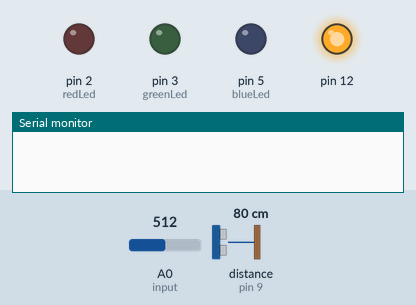
Bench run of a sketch on a simulated Arduino Uno, built with avr-gcc and run on an emulated ATmega328P. On the bench: output pins drawn as LEDs (lit = HIGH), the last lines printed to the serial monitor. Wiring (inferred from the names in the program): ultrasonic range finder: trigger pin 10; echo pin 9. Dashed ring = blinking. The test bench sets the inputs (shaded band); at power-on: distance to the obstacle (sensor on pin 9) 80 cm, A0 (input) = 512. The echo pulse lasts 58.3 µs per cm; pins used as bus, display or sensor lines are not drawn.

Above: at 1.2 s.
1.3 s: distance to the obstacle (sensor on pin 9) set to 7 cm
2.8 s: distance to the obstacle (sensor on pin 9) set to 4 cm
At 3.45 s:
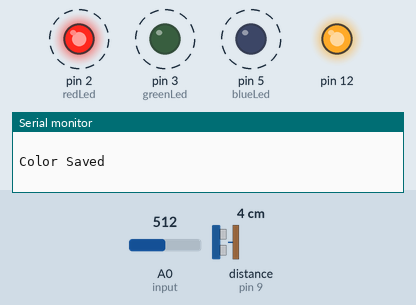
5.8 s: distance to the obstacle (sensor on pin 9) set to 9 cm
At 5.8 s:
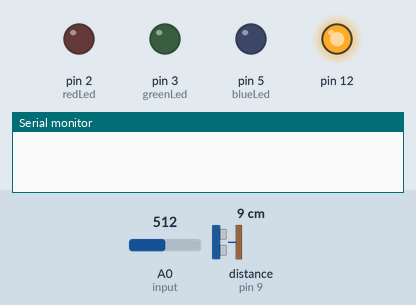
7.3 s: distance to the obstacle (sensor on pin 9) set to 2 cm
At 7.55 s:
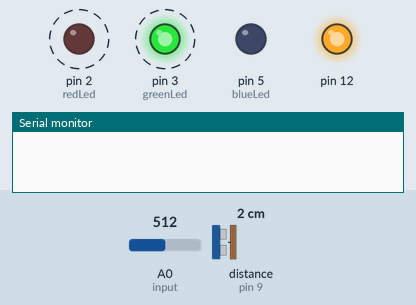
10.3 s: A0 (input) set to 575
13.3 s: A0 (input) set to 605
At 14.96 s:
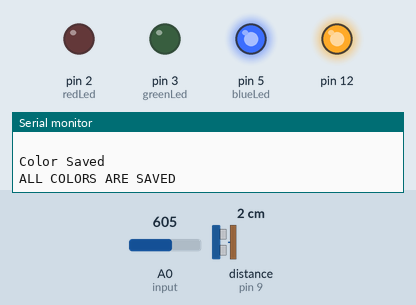
Timing chart, 0 to 17.3 s (numbered marks = the images above; inputs shaded):
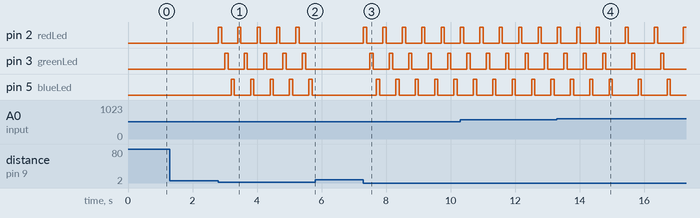

The sketch:

sketch_jan13c.ino
```cpp
int redLed = 2;
int blueLed = 5;
int greenLed = 3;
int input = A0;
int i, j = 0;
int trigPin = 10;
int echoPin = 9;
int variable3 = 0;
int red, green, blue;
int r[4], g[4], b[4];
long duration;
void setup() {
  Serial.begin(9600);
  pinMode(redLed, OUTPUT);
  digitalWrite(redLed,LOW);
  pinMode(greenLed, OUTPUT);
  pinMode(blueLed, OUTPUT);
  pinMode(input, INPUT);
  pinMode(12, OUTPUT);
  digitalWrite(12, HIGH);
  pinMode(trigPin, OUTPUT);
  pinMode(echoPin, INPUT);
  Serial.begin(9600);
}

void colorSense() {

  //blink same color led and some color led in black too
  digitalWrite(redLed, HIGH);
  delay(100);
  //Serial.print("r=");
  red = analogRead(input);
 // Serial.print(red);
  //Serial.print("  ");
  digitalWrite(redLed, LOW);
  delay(100);
  digitalWrite(greenLed, HIGH);
  delay(100);
  //Serial.print("g=");
  green = analogRead(input);
 // Serial.print(green);
  //Serial.print("  ");
  digitalWrite(greenLed, LOW);
  delay(100);

  digitalWrite(blueLed, HIGH);
  delay(100);
//  Serial.print("b=");
  blue = analogRead(input);
//  Serial.print(blue);

  //Serial.print("  ");
  digitalWrite(blueLed, LOW);
  delay(100);
  Serial.println(" ");
}

int colormatch()
{
  for (i = 1; i <= 3; i++) {
    if ((red > 0.85 * r[i-1] && red < 1.15 * r[i-1]) && (green > 0.85 * g[i-1] && green < 1.15 * g[i-1]) && (blue > 0.85 * b[i-1] && blue < 1.15 * b[i-1]))
      return i;
  }
  return 0;
}

void colorSave() {
  int t = 0;
  if (variable3 == 0)
  {
    r[0] = red;
    g[0] = green;
    b[0] = blue;
    variable3++;
    Serial.println("Color Saved");
  }
  else
  {
    for (i = variable3; i >= 0; i--)
    {
      if ((red > 0.85 * r[i] && red < 1.15 * r[i]) && (green > 0.85 * g[i] && green < 1.15 * g[i]) && (blue > 0.85 * b[i] && blue < 1.15 * b[i]))
        t = 1;
        else t=0;
    }
    if (t == 0)
    {
      r[variable3] = red;
      g[variable3] = green;
      b[variable3] = blue;
      variable3++;
      Serial.println("Color Saved");
    }
  }
}
int distance()
{
  // Clears the trigPin
  digitalWrite(trigPin, LOW);
  delayMicroseconds(2);
  // Sets the trigPin on HIGH state for 10 micro seconds
  digitalWrite(trigPin, HIGH);
  delayMicroseconds(10);
  digitalWrite(trigPin, LOW);
  // Reads the echoPin, returns the sound wave travel time in microseconds
  duration = pulseIn(echoPin, HIGH);
  // Calculating the distance
  return duration * 0.034 / 2;
}
void loop() {
  while (variable3 < 3) {
    if (distance() < 5) {
      colorSense();
      colorSave();
    }
  }
    Serial.println("\nALL COLORS ARE SAVED");
    while (1) {
      colorSense();
      Serial.println(colormatch());
      delay(300);
    }
  }
```

Measured:
- the behaviour switches between 6 and 5 cm on distance to the obstacle (sensor on pin 9) (found by bisection; images 0 and 1)
- the behaviour switches between 588 and 589 on A0 (input) (found by bisection; images 3 and 4)
- after the input at 1.3 s, every drawn part: stays the same
- after the input at 2.8 s, pin 2 (redLed): alternates HIGH for 0.10 s and LOW for 0.50 s, starting at once; pin 3 (greenLed): alternates HIGH for 0.10 s and LOW for 0.50 s, starting after 0.20 s; pin 5 (blueLed): alternates HIGH for 0.10 s and LOW for 0.50 s, starting after 0.40 s
- after the input at 5.8 s, pin 2 (redLed), pin 3 (greenLed), pin 5 (blueLed): stops changing and stays LOW
- after the input at 7.3 s, pin 2 (redLed): alternates HIGH for 0.10 s and LOW for 0.50 s, starting at once; pin 3 (greenLed): alternates HIGH for 0.10 s and LOW for 0.50 s, starting after 0.20 s; pin 5 (blueLed): alternates HIGH for 0.10 s and LOW for 0.50 s, starting after 0.40 s
